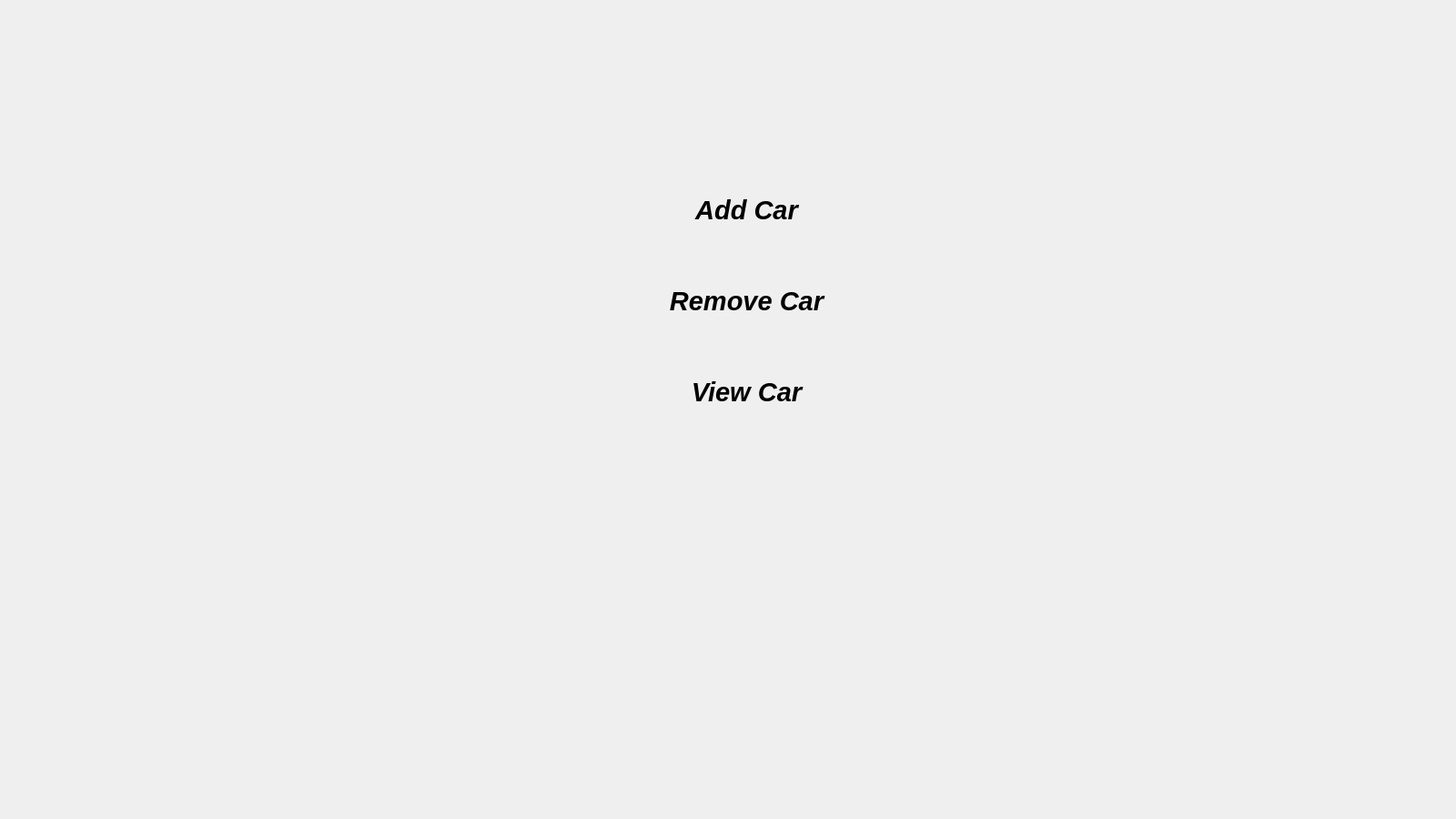
<?xml version="1.0" encoding="UTF-8"?>
<ui version="4.0">
 <class>Admin_Menu</class>
 <widget class="QWidget" name="Admin_Menu">
  <property name="geometry">
   <rect>
    <x>0</x>
    <y>0</y>
    <width>1600</width>
    <height>900</height>
   </rect>
  </property>
  <property name="windowTitle">
   <string>Form</string>
  </property>
  <widget class="QLabel" name="label">
   <property name="geometry">
    <rect>
     <x>0</x>
     <y>0</y>
     <width>1600</width>
     <height>900</height>
    </rect>
   </property>
   <property name="styleSheet">
    <string notr="true">background-image: url(:/Admin_Menu.jpg);</string>
   </property>
   <property name="text">
    <string/>
   </property>
  </widget>
  <widget class="QPushButton" name="add_car">
   <property name="geometry">
    <rect>
     <x>670</x>
     <y>200</y>
     <width>301</width>
     <height>61</height>
    </rect>
   </property>
   <property name="font">
    <font>
     <pointsize>22</pointsize>
     <italic>true</italic>
     <bold>true</bold>
    </font>
   </property>
   <property name="text">
    <string>Add Car</string>
   </property>
   <property name="flat">
    <bool>true</bool>
   </property>
  </widget>
  <widget class="QPushButton" name="remove_car">
   <property name="geometry">
    <rect>
     <x>670</x>
     <y>300</y>
     <width>301</width>
     <height>61</height>
    </rect>
   </property>
   <property name="font">
    <font>
     <pointsize>22</pointsize>
     <italic>true</italic>
     <bold>true</bold>
    </font>
   </property>
   <property name="text">
    <string>Remove Car</string>
   </property>
   <property name="flat">
    <bool>true</bool>
   </property>
  </widget>
  <widget class="QPushButton" name="view_car">
   <property name="geometry">
    <rect>
     <x>670</x>
     <y>400</y>
     <width>301</width>
     <height>61</height>
    </rect>
   </property>
   <property name="font">
    <font>
     <pointsize>22</pointsize>
     <italic>true</italic>
     <bold>true</bold>
    </font>
   </property>
   <property name="text">
    <string>View Car</string>
   </property>
   <property name="flat">
    <bool>true</bool>
   </property>
  </widget>
 </widget>
 <resources/>
 <connections/>
</ui>
